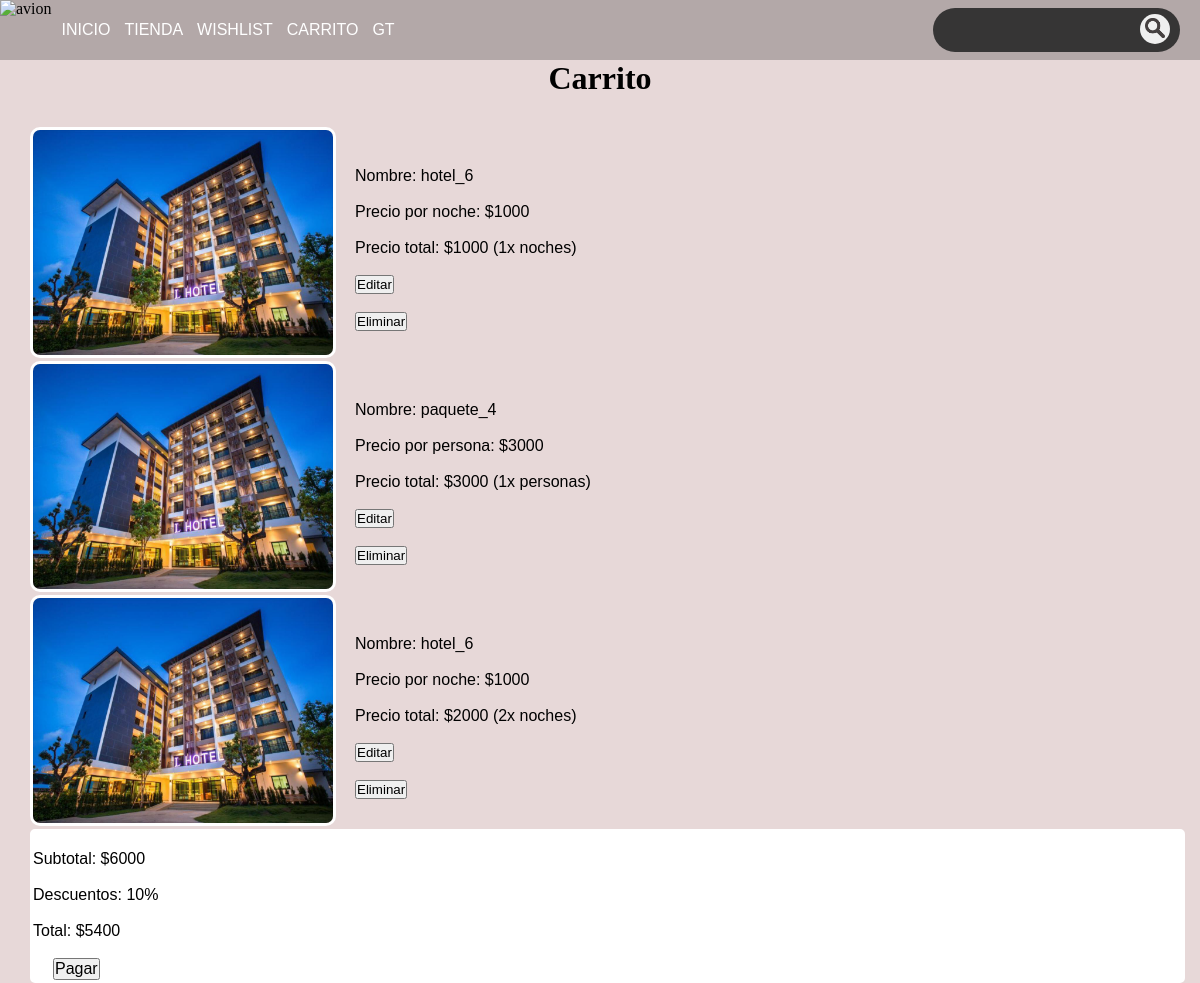
The app's page /PHP/carrito2.php (signed in) with its own data.
### tables this page shows
CREATE TABLE `carrito` (
  `rut_usuario` varchar(9) NOT NULL,
  `id_paquete` int(11) DEFAULT NULL,
  `id_hotel` int(11) DEFAULT NULL,
  `pago_unitario` int(11) NOT NULL,
  `cantidad` int(11) NOT NULL,
  `pago_total` int(11) NOT NULL,
  `nro_item` int(11) NOT NULL
);

CREATE TABLE `hoteles` (
  `id_hotel` int(11) NOT NULL,
  `nombre` varchar(100) NOT NULL,
  `num_estrellas` int(11) NOT NULL,
  `precio_noche` float NOT NULL,
  `ciudad` varchar(50) NOT NULL,
  `num_habitaciones` int(11) NOT NULL,
  `habitaciones_dispo` int(11) NOT NULL,
  `estacionamiento` tinyint(1) NOT NULL,
  `piscina` tinyint(1) NOT NULL,
  `lavanderia` tinyint(1) NOT NULL,
  `pet_friendly` tinyint(1) NOT NULL,
  `desayuno` tinyint(1) NOT NULL,
  `calif_promedio` float NOT NULL
);

CREATE TABLE `paquetes` (
  `id_paquete` int(11) NOT NULL,
  `nombre` varchar(100) NOT NULL,
  `aerolinea_ida` varchar(100) NOT NULL,
  `aerolinea_vuelta` varchar(100) NOT NULL,
  `hospedaje_1` varchar(50) NOT NULL,
  `hospedaje_2` varchar(50) DEFAULT NULL,
  `hospedaje_3` varchar(50) DEFAULT NULL,
  `ciudad_1` varchar(50) NOT NULL,
  `ciudad_2` varchar(50) DEFAULT NULL,
  `ciudad_3` varchar(50) DEFAULT NULL,
  `fecha_salida` date NOT NULL,
  `fecha_llegada` date NOT NULL,
  `noches_totales` int(11) NOT NULL,
  `precio_persona` float NOT NULL,
  `numero_paquetesdispo` int(11) NOT NULL,
  `numero_paquetestotal` int(11) NOT NULL,
  `maximo_personas` int(11) NOT NULL,
  `calif_promedio` float NOT NULL
);

### PHP/carrito2.php (the view, shortened to what this page needs)
<?php
	include_once 'header2.php';
	require 'connection.php';
?>
<body>
<link rel="stylesheet" href="../css/wishlist.css">
<?php
	echo "<center>";
	echo "<h1>Carrito</h1>";
	echo "</center>";
	$query_usuario = "SELECT rut, descuento FROM usuarios WHERE nombre = '".$_SESSION["session_user"]."'";
	$consulta_usuario = mysqli_query($conn,$query_usuario);
	$usuario = mysqli_fetch_assoc($consulta_usuario);
	$query = "SELECT * FROM carrito WHERE rut_usuario = '".$usuario["rut"]."'";
	$consulta = mysqli_query($conn, $query);
	while ($row = mysqli_fetch_assoc($consulta)) {
		if ($row["id_hotel"] != NULL) {
			$query = "SELECT * FROM hoteles WHERE id_hotel = ".$row["id_hotel"]."";
			$consulta2 = mysqli_query($conn, $query);
			$rows = mysqli_fetch_assoc($consulta2);
			echo "<div class='store'>";
			echo "<div class='objeto'>";
			echo "<form action='store.php' method='post'>";
			echo "<button type='submit' name='hotel_b' style='border-style:none;width:100px;height:100px'><img src=../imagenes/hotel.jpg width=300 alt='Imagen'></button>";
			echo "</form>";
			echo "</div>";
			echo "<div class='texto' style='margin-top: 40px;'>";
			echo "<p>Nombre: ".$rows["nombre"]."</p><br>";
			echo "<p>Precio por noche: $".(int)$rows["precio_noche"]."</p><br>";
			echo "<p>Precio total: $".(int)$row["pago_total"]." (".$row["cantidad"]."x noches)</p><br>";
			echo "<form action='editar_carrito.php' method='post'>";
			echo "<button type='submit' name='editar_c'>Editar</button>";
			echo "</form>";
			echo "<br>";
			echo "<form action='eliminar_carrito.php' method='post'>";
			echo "<button type='submit' name='eliminar_c'>Eliminar</button>";
			echo "</form>";
			echo "</div>";
			echo "</div>";
		}
		else {
			$query = "SELECT * FROM paquetes WHERE id_paquete = ".$row["id_paquete"]."";
			$consulta2 = mysqli_query($conn, $query);
			$rows = mysqli_fetch_assoc($consulta2);
			echo "<div class='store'>";
			echo "<div class='objeto'>";
			echo "<form action='store.php' method='post'>";
			echo "<button type='submit' name='hotel_b' style='border-style:none;width:100px;height:100px'><img src=../imagenes/hotel.jpg width=300 alt='Imagen'></button>";
			echo "</form>";
			echo "</div>";
			echo "<div class='texto' style='margin-top: 40px;'>";
			echo "<p>Nombre: ".$rows["nombre"]."</p><br>";
			echo "<p>Precio por persona: $".(int)$rows["precio_persona"]."</p><br>";
			echo "<p>Precio total: $".(int)$row["pago_total"]." (".$row["cantidad"]."x personas)</p><br>";
			echo "<form action='editar_carrito.php' method='post'>";
			echo "<button type='submit' name='editar_c'>Editar</button>";
			echo "</form>";
			echo "<br>";
			echo "<form action='eliminar_carrito.php' method='post'>";
			echo "<button type='submit' name='eliminar_c'>Eliminar</button>";
			echo "</form>";
			echo "</div>";
			echo "</div>";
		}
	}
	$query_total = "SELECT SUM(pago_total) AS total FROM carrito WHERE rut_usuario = '".$usuario["rut"]."'";
	$consulta_total = mysqli_query($conn, $query_total);
	$precio_comp = mysqli_fetch_assoc($consulta_total);
	echo "<div class='compra_total'>";
	echo "<br>";
	echo "<p>Subtotal: $".(int)$precio_comp["total"]."</p><br>";
	if ($usuario["descuento"] == 0) {
		echo "<p>Descuentos: 0%</p><br>";
		echo "<p>Total: $".(int)$precio_comp["total"]."</p><br>";
	}
	else {
		echo "<p>Descuentos: 10%</p><br>";
		echo "<p>Total: $".(int)$precio_comp["total"]*(0.9)."</p><br>";
	}
	echo "<form action='pagar.php' method='post'>";
	echo "<button type='submit' name='pagar'>Pagar</button>";
	echo "</form>";
	echo "</div>";
?>
</body>
</html>

### css/header.css (style rules this page uses)
* { margin: 0; padding: 0; }
body { background-color: #e7d8d8; }

### css/wishlist.css (style rules this page uses)
.store { margin-top: 30px; margin-left: 30px; display: flex; }
.objeto img { float: left; border: 3px solid #fff; border-radius: 10px; margin-right: 15px; }
.objeto button { background-color: transparent; cursor: pointer; }
.texto { margin-top: 80px; margin-left: 225px; }
.texto p { font-family: 'Poppins', sans-serif; }
.compra_total { margin-top: 30px; margin-left: 30px; border: 3px solid #fff; border-radius: 5px; margin-right: 15px; background: #fff; }
.compra_total p { font-family: 'Poppins', sans-serif; }
.compra_total button { margin-left: 20px; font-size: 16px; font-family: 'Poppins', sans-serif; }

### records on screen
carrito: id_hotel.nombre "hotel_6", id_hotel.precio_noche "1000", pago_total "1000", cantidad "1"
carrito: id_paquete.nombre "paquete_4", id_paquete.precio_persona "3000", pago_total "3000", cantidad "1"
carrito: id_hotel.nombre "hotel_6", id_hotel.precio_noche "1000", pago_total "2000", cantidad "2"

### other values on screen
$_SESSION["session_user"] "GT"
$precio_comp["total"] "6000"
